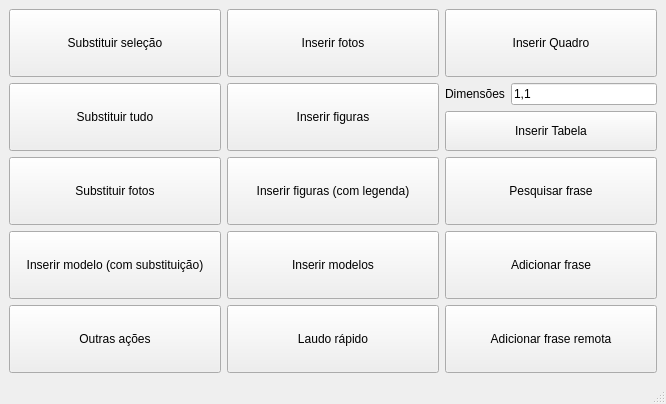
<?xml version="1.0" encoding="UTF-8"?>
<ui version="4.0">
 <class>MainWindow</class>
 <widget class="QMainWindow" name="MainWindow">
  <property name="geometry">
   <rect>
    <x>0</x>
    <y>0</y>
    <width>666</width>
    <height>404</height>
   </rect>
  </property>
  <property name="windowTitle">
   <string>Word Helper</string>
  </property>
  <property name="windowIcon">
   <iconset resource="resources/resources.qrc">
    <normaloff>:/icones/pluguin.png</normaloff>:/icones/pluguin.png</iconset>
  </property>
  <widget class="QWidget" name="centralwidget">
   <layout class="QGridLayout" name="gridLayout">
    <item row="5" column="1">
     <widget class="QPushButton" name="btnInserirFigurasLegenda">
      <property name="sizePolicy">
       <sizepolicy hsizetype="Expanding" vsizetype="Expanding">
        <horstretch>0</horstretch>
        <verstretch>0</verstretch>
       </sizepolicy>
      </property>
      <property name="text">
       <string>Inserir figuras (com legenda)</string>
      </property>
      <property name="icon">
       <iconset resource="resources/resources.qrc">
        <normaloff>:/icones/figura.png</normaloff>:/icones/figura.png</iconset>
      </property>
      <property name="iconSize">
       <size>
        <width>25</width>
        <height>25</height>
       </size>
      </property>
     </widget>
    </item>
    <item row="1" column="1">
     <widget class="QPushButton" name="btnInserirFotos">
      <property name="sizePolicy">
       <sizepolicy hsizetype="Expanding" vsizetype="Expanding">
        <horstretch>0</horstretch>
        <verstretch>0</verstretch>
       </sizepolicy>
      </property>
      <property name="text">
       <string>Inserir fotos</string>
      </property>
      <property name="icon">
       <iconset resource="resources/resources.qrc">
        <normaloff>:/icones/imagens.png</normaloff>:/icones/imagens.png</iconset>
      </property>
      <property name="iconSize">
       <size>
        <width>25</width>
        <height>25</height>
       </size>
      </property>
     </widget>
    </item>
    <item row="3" column="0">
     <layout class="QHBoxLayout" name="horizontalLayout_2">
      <item>
       <widget class="QPushButton" name="btnSubstituirTudo">
        <property name="sizePolicy">
         <sizepolicy hsizetype="Expanding" vsizetype="Expanding">
          <horstretch>0</horstretch>
          <verstretch>0</verstretch>
         </sizepolicy>
        </property>
        <property name="text">
         <string>Substituir tudo</string>
        </property>
        <property name="icon">
         <iconset resource="resources/resources.qrc">
          <normaloff>:/icones/replaceall.png</normaloff>:/icones/replaceall.png</iconset>
        </property>
        <property name="iconSize">
         <size>
          <width>25</width>
          <height>25</height>
         </size>
        </property>
       </widget>
      </item>
     </layout>
    </item>
    <item row="5" column="0">
     <widget class="QPushButton" name="btnSubstituirFotos">
      <property name="sizePolicy">
       <sizepolicy hsizetype="Expanding" vsizetype="Expanding">
        <horstretch>0</horstretch>
        <verstretch>0</verstretch>
       </sizepolicy>
      </property>
      <property name="text">
       <string>Substituir fotos</string>
      </property>
      <property name="icon">
       <iconset resource="resources/resources.qrc">
        <normaloff>:/icones/foto.png</normaloff>:/icones/foto.png</iconset>
      </property>
      <property name="iconSize">
       <size>
        <width>25</width>
        <height>25</height>
       </size>
      </property>
     </widget>
    </item>
    <item row="6" column="0">
     <layout class="QVBoxLayout" name="verticalLayout">
      <item>
       <widget class="QPushButton" name="btnInserirModelo">
        <property name="sizePolicy">
         <sizepolicy hsizetype="Expanding" vsizetype="Expanding">
          <horstretch>0</horstretch>
          <verstretch>0</verstretch>
         </sizepolicy>
        </property>
        <property name="text">
         <string>Inserir modelo (com substituição)</string>
        </property>
        <property name="icon">
         <iconset resource="resources/resources.qrc">
          <normaloff>:/icones/word.png</normaloff>:/icones/word.png</iconset>
        </property>
        <property name="iconSize">
         <size>
          <width>25</width>
          <height>25</height>
         </size>
        </property>
       </widget>
      </item>
     </layout>
    </item>
    <item row="1" column="0">
     <widget class="QPushButton" name="btnSubstituirSelecao">
      <property name="sizePolicy">
       <sizepolicy hsizetype="Expanding" vsizetype="Expanding">
        <horstretch>0</horstretch>
        <verstretch>0</verstretch>
       </sizepolicy>
      </property>
      <property name="text">
       <string>Substituir seleção</string>
      </property>
      <property name="icon">
       <iconset resource="resources/resources.qrc">
        <normaloff>:/icones/replace.png</normaloff>:/icones/replace.png</iconset>
      </property>
      <property name="iconSize">
       <size>
        <width>25</width>
        <height>25</height>
       </size>
      </property>
     </widget>
    </item>
    <item row="5" column="2">
     <widget class="QPushButton" name="btnPesquisarFrase">
      <property name="sizePolicy">
       <sizepolicy hsizetype="Expanding" vsizetype="Expanding">
        <horstretch>0</horstretch>
        <verstretch>0</verstretch>
       </sizepolicy>
      </property>
      <property name="text">
       <string>Pesquisar frase</string>
      </property>
      <property name="icon">
       <iconset resource="resources/resources.qrc">
        <normaloff>:/icones/search.ico</normaloff>:/icones/search.ico</iconset>
      </property>
      <property name="iconSize">
       <size>
        <width>25</width>
        <height>25</height>
       </size>
      </property>
     </widget>
    </item>
    <item row="6" column="1">
     <layout class="QVBoxLayout" name="verticalLayout_3">
      <item>
       <widget class="QPushButton" name="btnInserirModelos">
        <property name="sizePolicy">
         <sizepolicy hsizetype="Expanding" vsizetype="Expanding">
          <horstretch>0</horstretch>
          <verstretch>0</verstretch>
         </sizepolicy>
        </property>
        <property name="text">
         <string>Inserir modelos</string>
        </property>
        <property name="icon">
         <iconset resource="resources/resources.qrc">
          <normaloff>:/icones/word.png</normaloff>:/icones/word.png</iconset>
        </property>
        <property name="iconSize">
         <size>
          <width>25</width>
          <height>25</height>
         </size>
        </property>
       </widget>
      </item>
     </layout>
    </item>
    <item row="1" column="2">
     <widget class="QPushButton" name="btnInserirQuadro">
      <property name="sizePolicy">
       <sizepolicy hsizetype="Expanding" vsizetype="Expanding">
        <horstretch>0</horstretch>
        <verstretch>0</verstretch>
       </sizepolicy>
      </property>
      <property name="text">
       <string>Inserir Quadro</string>
      </property>
      <property name="icon">
       <iconset resource="resources/resources.qrc">
        <normaloff>:/icones/quadro.png</normaloff>:/icones/quadro.png</iconset>
      </property>
      <property name="iconSize">
       <size>
        <width>25</width>
        <height>25</height>
       </size>
      </property>
     </widget>
    </item>
    <item row="3" column="1">
     <widget class="QPushButton" name="btnInserirFiguras">
      <property name="sizePolicy">
       <sizepolicy hsizetype="Expanding" vsizetype="Expanding">
        <horstretch>0</horstretch>
        <verstretch>0</verstretch>
       </sizepolicy>
      </property>
      <property name="text">
       <string>Inserir figuras</string>
      </property>
      <property name="icon">
       <iconset resource="resources/resources.qrc">
        <normaloff>:/icones/figura.png</normaloff>:/icones/figura.png</iconset>
      </property>
      <property name="iconSize">
       <size>
        <width>25</width>
        <height>25</height>
       </size>
      </property>
     </widget>
    </item>
    <item row="6" column="2">
     <widget class="QPushButton" name="btnAdicionarFrase">
      <property name="sizePolicy">
       <sizepolicy hsizetype="Expanding" vsizetype="Expanding">
        <horstretch>0</horstretch>
        <verstretch>0</verstretch>
       </sizepolicy>
      </property>
      <property name="text">
       <string>Adicionar frase</string>
      </property>
      <property name="icon">
       <iconset resource="resources/resources.qrc">
        <normaloff>:/icones/addword.ico</normaloff>:/icones/addword.ico</iconset>
      </property>
      <property name="iconSize">
       <size>
        <width>25</width>
        <height>25</height>
       </size>
      </property>
     </widget>
    </item>
    <item row="3" column="2">
     <layout class="QVBoxLayout" name="verticalLayout_4">
      <item>
       <layout class="QHBoxLayout" name="horizontalLayout">
        <item>
         <widget class="QLabel" name="label">
          <property name="text">
           <string>Dimensões</string>
          </property>
         </widget>
        </item>
        <item>
         <widget class="QLineEdit" name="edtDimensoesTabela">
          <property name="text">
           <string>1,1</string>
          </property>
         </widget>
        </item>
       </layout>
      </item>
      <item>
       <widget class="QPushButton" name="btnInserirTabela">
        <property name="sizePolicy">
         <sizepolicy hsizetype="Expanding" vsizetype="Expanding">
          <horstretch>0</horstretch>
          <verstretch>0</verstretch>
         </sizepolicy>
        </property>
        <property name="text">
         <string>Inserir Tabela</string>
        </property>
        <property name="icon">
         <iconset resource="resources/resources.qrc">
          <normaloff>:/icones/table.png</normaloff>:/icones/table.png</iconset>
        </property>
        <property name="iconSize">
         <size>
          <width>25</width>
          <height>25</height>
         </size>
        </property>
       </widget>
      </item>
     </layout>
    </item>
    <item row="7" column="0">
     <widget class="QPushButton" name="btnOutrasAcoes">
      <property name="sizePolicy">
       <sizepolicy hsizetype="Expanding" vsizetype="Expanding">
        <horstretch>0</horstretch>
        <verstretch>0</verstretch>
       </sizepolicy>
      </property>
      <property name="text">
       <string>Outras ações</string>
      </property>
      <property name="icon">
       <iconset resource="resources/resources.qrc">
        <normaloff>:/icones/action.ico</normaloff>:/icones/action.ico</iconset>
      </property>
      <property name="iconSize">
       <size>
        <width>25</width>
        <height>25</height>
       </size>
      </property>
     </widget>
    </item>
    <item row="7" column="2">
     <widget class="QPushButton" name="btnAdicionarFraseRemota">
      <property name="sizePolicy">
       <sizepolicy hsizetype="Expanding" vsizetype="Expanding">
        <horstretch>0</horstretch>
        <verstretch>0</verstretch>
       </sizepolicy>
      </property>
      <property name="text">
       <string>Adicionar frase remota</string>
      </property>
      <property name="icon">
       <iconset resource="resources/resources.qrc">
        <normaloff>:/icones/addword.ico</normaloff>:/icones/addword.ico</iconset>
      </property>
      <property name="iconSize">
       <size>
        <width>25</width>
        <height>25</height>
       </size>
      </property>
     </widget>
    </item>
    <item row="7" column="1">
     <widget class="QPushButton" name="btnLaudoRapido">
      <property name="sizePolicy">
       <sizepolicy hsizetype="Expanding" vsizetype="Expanding">
        <horstretch>0</horstretch>
        <verstretch>0</verstretch>
       </sizepolicy>
      </property>
      <property name="text">
       <string>Laudo rápido</string>
      </property>
      <property name="icon">
       <iconset resource="resources/resources.qrc">
        <normaloff>:/icones/notebook.png</normaloff>:/icones/notebook.png</iconset>
      </property>
      <property name="iconSize">
       <size>
        <width>25</width>
        <height>25</height>
       </size>
      </property>
     </widget>
    </item>
   </layout>
  </widget>
  <widget class="QMenuBar" name="menubar">
   <property name="geometry">
    <rect>
     <x>0</x>
     <y>0</y>
     <width>666</width>
     <height>21</height>
    </rect>
   </property>
  </widget>
  <widget class="QStatusBar" name="statusbar"/>
 </widget>
 <resources>
  <include location="resources/resources.qrc"/>
 </resources>
 <connections/>
</ui>
